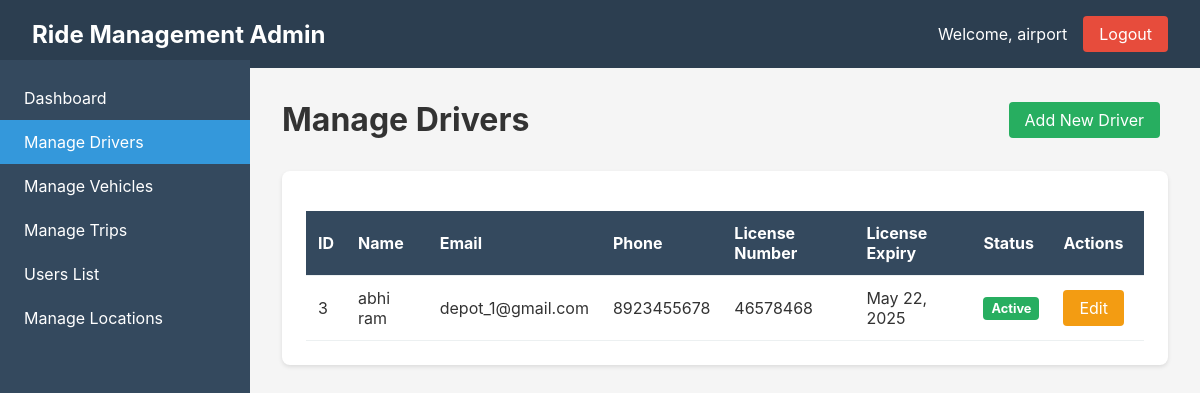
The page /drivers/ (signed in) on the database its author committed.
### ride_management/models.py (models this page shows, shortened)
class CustomUser(AbstractUser):
    USER_TYPE_CHOICES = (
        ('admin', 'Admin'),
        ('user', 'User'),
        ('driver', 'Driver'),
    )
    user_type = models.CharField(max_length=10, choices=USER_TYPE_CHOICES, default='user')
    phone = models.CharField(max_length=15, blank=True)
    class Meta:
        db_table = 'users'

class Driver(models.Model):
    user = models.OneToOneField(CustomUser, on_delete=models.CASCADE)
    license_number = models.CharField(max_length=50)
    license_expiry = models.DateField()
    status = models.CharField(max_length=20, choices=[
        ('active', 'Active'),
        ('inactive', 'Inactive'),
        ('on_trip', 'On Trip')
    ], default='inactive')
    created_at = models.DateTimeField(auto_now_add=True)

### ride_management/views.py (the view)
# urls.py: path('drivers/', views.drivers_list, name='drivers_list'),
@login_required
def drivers_list(request):
    if request.user.user_type != 'admin':
        return redirect('login')
    drivers = Driver.objects.all()
    return render(request, 'admin/drivers.html', {'drivers': drivers})

### ride_management/templates/admin/drivers.html
{% extends 'base.html' %}
{% block content %}
<div style="display: flex; justify-content: space-between; align-items: center; margin-bottom: 2rem;">
    <h1>Manage Drivers</h1>
    <a href="{% url 'add_driver' %}" class="btn btn-success">Add New Driver</a>
</div>
<div class="card">
    <table class="table">
        <thead>
            <tr>
                <th>ID</th>
                <th>Name</th>
                <th>Email</th>
                <th>Phone</th>
                <th>License Number</th>
                <th>License Expiry</th>
                <th>Status</th>
                <th>Actions</th>
            </tr>
        </thead>
        <tbody>
            {% for driver in drivers %}
            <tr>
                <td>{{ driver.id }}</td>
                <td>{{ driver.user.first_name }} {{ driver.user.last_name }}</td>
                <td>{{ driver.user.email }}</td>
                <td>{{ driver.user.phone }}</td>
                <td>{{ driver.license_number }}</td>
                <td>{{ driver.license_expiry }}</td>
                <td>
                    <span class="status-badge status-{{ driver.status }}">
                        {{ driver.get_status_display }}
                    </span>
                </td>
                <td>
                    <a href="{% url 'edit_driver' driver.id %}" class="btn btn-warning">Edit</a>
                </td>
            </tr>
            {% empty %}
            <tr>
                <td colspan="8" style="text-align: center;">No drivers found</td>
            </tr>
            {% endfor %}
        </tbody>
    </table>
</div>
{% endblock %}

### ride_management/templates/base.html (shortened to what this page needs)
<!DOCTYPE html>
<html lang="en">
<head>
</head>
<body>
    <nav class="navbar">
        <h1>Ride Management Admin</h1>
        <div class="navbar-right">
            <span>Welcome, {{ user.username }}</span>
            <a href="{% url 'logout' %}" class="logout-btn">Logout</a>
        </div>
    </nav>
    <div class="sidebar">
        <a href="{% url 'dashboard' %}" {% if request.resolver_match.url_name == 'dashboard' %}class="active"{% endif %}>Dashboard</a>
        <a href="{% url 'drivers_list' %}" {% if 'drivers' in request.resolver_match.url_name %}class="active"{% endif %}>Manage Drivers</a>
        <a href="{% url 'vehicles_list' %}" {% if 'vehicles' in request.resolver_match.url_name %}class="active"{% endif %}>Manage Vehicles</a>
        <a href="{% url 'trips_list' %}" {% if 'trips' in request.resolver_match.url_name %}class="active"{% endif %}>Manage Trips</a>
        <a href="{% url 'users_list' %}" {% if 'users' in request.resolver_match.url_name %}class="active"{% endif %}>Users List</a>
        <a href="{% url 'locations_list' %}" {% if 'locations' in request.resolver_match.url_name %}class="active"{% endif %}>Manage Locations</a>
    </div>
    <main class="main-content">
        {% block content %}
        {% endblock %}
    </main>
</body>
</html>

### ride_management/templates/base.html (style rules this page uses)
* { margin: 0; padding: 0; box-sizing: border-box; }
body { font-family: -apple-system, BlinkMacSystemFont, 'Segoe UI', Roboto, Oxygen, Ubuntu, sans-serif; background-color: #f5f5f5; color: #333; }
.navbar { background-color: #2c3e50; color: white; padding: 1rem 2rem; display: flex; justify-content: space-between; align-items: center; }
.navbar h1 { font-size: 1.5rem; }
.navbar-right { display: flex; align-items: center; gap: 1rem; }
.logout-btn { background-color: #e74c3c; color: white; border: none; padding: 0.5rem 1rem; border-radius: 4px; cursor: pointer; text-decoration: none; }
.sidebar { width: 250px; height: calc(100vh - 60px); background-color: #34495e; position: fixed; left: 0; top: 60px; padding: 1rem 0; }
.sidebar a { display: block; color: white; text-decoration: none; padding: 0.75rem 1.5rem; transition: background-color 0.3s; }
.sidebar a.active { background-color: #3498db; }
.main-content { margin-left: 250px; padding: 2rem; min-height: calc(100vh - 60px); }
.card { background-color: white; border-radius: 8px; box-shadow: 0 2px 4px rgba(0,0,0,0.1); padding: 1.5rem; margin-bottom: 1.5rem; }
.btn { background-color: #3498db; color: white; border: none; padding: 0.5rem 1rem; border-radius: 4px; cursor: pointer; text-decoration: none; display: inline-block; margin-right: 0.5rem; }
.btn-success { background-color: #27ae60; }
.btn-warning { background-color: #f39c12; }
.table { width: 100%; border-collapse: collapse; margin-top: 1rem; }
.table th, .table td { padding: 0.75rem; text-align: left; border-bottom: 1px solid #ecf0f1; }
.table th { background-color: #34495e; color: white; }
.status-badge { display: inline-block; padding: 0.25rem 0.5rem; border-radius: 4px; font-size: 0.8rem; font-weight: bold; }
.status-active { background-color: #27ae60; color: white; }

### rows shown on the page
CustomUser: username "airport"
Driver: id "3", user.first_name "abhi", user.last_name "ram", user.email "depot_1@gmail.com", user.phone "8923455678", license_number "46578468", license_expiry "May 22, 2025", status "Active"
